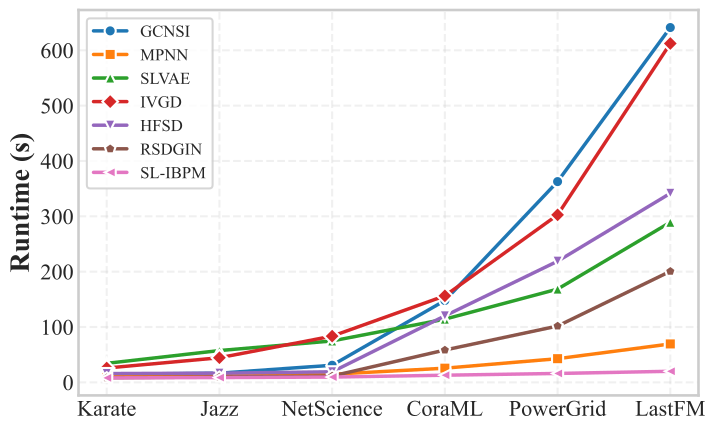

Recreate this plot in Python.
import pandas as pd
import matplotlib.pyplot as plt
from util_figure import set_global_style, get_style_scheme, save_figure


def plot_time():
    set_global_style()
    plt.figure(figsize=(8, 5))

    # 运行时数据
    df = pd.read_excel("./result/study_result.xlsx", sheet_name="Time")
    gcnsi = df.iloc[0].to_numpy()[1:]
    mpnn = df.iloc[1].to_numpy()[1:]
    slvae = df.iloc[2].to_numpy()[1:]
    ivgd = df.iloc[3].to_numpy()[1:]
    hfsd = df.iloc[4].to_numpy()[1:]
    rsdgin = df.iloc[5].to_numpy()[1:]
    slibpm = df.iloc[6].to_numpy()[1:]

    dataset_names = ["Karate", "Jazz", "NetScience", "CoraML", "PowerGrid", "LastFM"]
    methods = ["GCNSI", "MPNN", "SLVAE", "IVGD", "HFSD", "RSDGIN", "SL-IBPM"]

    runtime_palette, runtime_markers, _ = get_style_scheme(len(methods), "line")
    runtime_styles = {
        method: {
            "color": runtime_palette[i],
            "marker": runtime_markers[i],
            "linewidth": 2.5,
            "markersize": 8,
            "markeredgewidth": 1.5,
            "markeredgecolor": "white",
        }
        for i, method in enumerate(methods)
    }

    for method, data in zip(methods, [gcnsi, mpnn, slvae, ivgd, hfsd, rsdgin, slibpm]):
        plt.plot(dataset_names, data, label=method, **runtime_styles[method])

    # plt.title("Runime analysis", fontweight="bold")
    plt.ylabel("Runtime (s)", fontweight="bold")
    plt.grid(linestyle="--", alpha=0.3)
    plt.legend(fontsize=12)

    save_figure("figure/time.pdf")


if __name__ == "__main__":
    plot_time()
